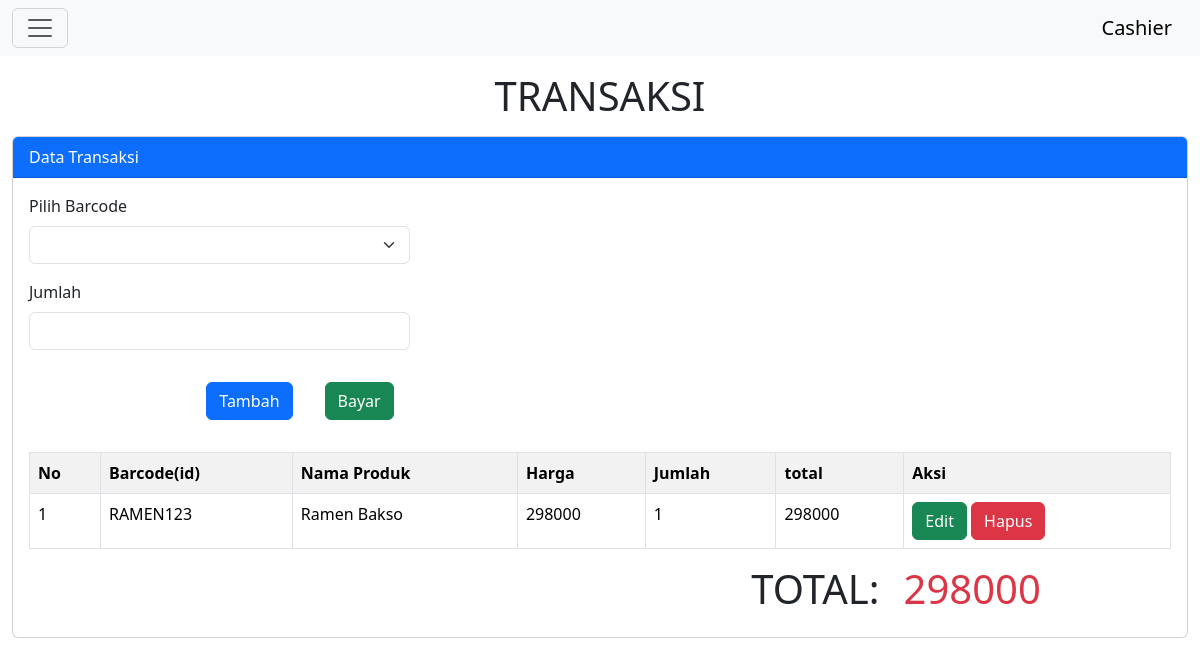
/pegawai/transaksi_p.php (signed in), run on an earlier commit of the app's database.
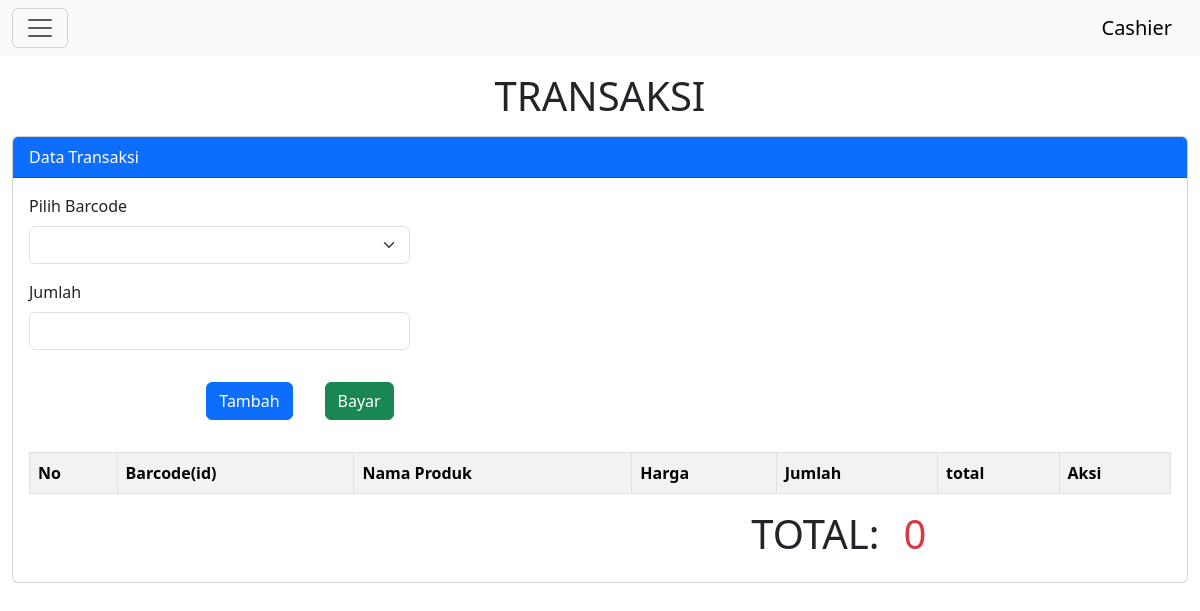
And on a later commit of the database.
### tables this page shows
CREATE TABLE `temp_trans` (
  `id_temp` int(11) NOT NULL,
  `id_produk` varchar(50) NOT NULL,
  `jumlah` int(50) NOT NULL,
  `total` int(50) NOT NULL
);

CREATE TABLE `produk` (
  `id_produk` varchar(50) NOT NULL,
  `nama_produk` varchar(50) NOT NULL,
  `satuan` int(50) NOT NULL,
  `kategori` int(50) NOT NULL,
  `harga` int(50) NOT NULL,
  `stok` int(50) NOT NULL DEFAULT 0
);

### pegawai/transaksi_p.php (the view, shortened to what the changed rows need)
<?php
include('header_p.php');
include("../database.php");
$total = 0;
?>
<!DOCTYPE html>
<html lang="en">
<head>
    <link rel="stylesheet" href="https://cdnjs.cloudflare.com/ajax/libs/font-awesome/6.0.0/css/all.min.css">
    <link rel="stylesheet" href="https://cdn.jsdelivr.net/npm/bootstrap-icons@1.11.1/font/bootstrap-icons.css">
    <link href="https://cdn.jsdelivr.net/npm/bootstrap@5.3.2/dist/css/bootstrap.min.css" rel="stylesheet">
    <link rel="stylesheet" href="produkStyle.css">
</head>
<body>
    <div class="container-fluid">
        <div class="row flex-nowrap">
            <div class="container">
                <h1 class="text-center m-3">TRANSAKSI</h1>
                <div class="card mt-3">
                    <div class="card-body">
                        <table class="table table-bordered table-striped table-hover">
                            <tr>
                                <th>No</th>
                                <th>Barcode(id)</th>
                                <th>Nama Produk</th>
                                <th>Harga</th>
                                <th>Jumlah</th>
                                <th>total</th>
                                <th>Aksi</th>
                            </tr>
                            <?php
                            $no = 1;
                            $tampil = mysqli_query($conn, "SELECT * FROM temp_trans ORDER BY id_temp DESC");
                            while ($data = mysqli_fetch_array($tampil)) :
                                $produk = mysqli_query($conn, "SELECT * FROM produk WHERE id_produk = '$data[id_produk]'");
                                $data_produk = mysqli_fetch_assoc($produk);
                                $total = $total + $data_produk['harga'] * $data['jumlah'];
                            ?>
                                <tr>
                                    <td><?= $no++ ?></td>
                                    <td><?= $data_produk['id_produk'] ?></td>
                                    <td><?= $data_produk['nama_produk'] ?></td>
                                    <td><?= $data_produk['harga'] ?></td>
                                    <td><?= $data['jumlah'] ?></td>
                                    <td><?= $data['jumlah'] * $data_produk['harga'] ?></td>
                                    <td>
                                        <a href="#" class="btn btn-success" data-bs-toggle="modal" data-bs-target="#editModal<?= $no ?>">Edit</a>
                                        <a href="#" class="btn btn-danger" data-bs-toggle="modal" data-bs-target="#deleteModal<?= $no ?>">Hapus</a>
                                    </td>
                                </tr>
                            <?php endwhile; ?>
                        </table>
                        <div class="row">
                            <div class="col-9 text-end">
                                <h1>
                                    TOTAL:
                                </h1>
                            </div>
                            <div class="col-3">
                                <h1 class="text-danger">
                                    <?= $total ?>
                                </h1>
                            </div>
                        </div>
                    </div>
                </div>
            </div>
        </div>
    </div>
</body>
</html>

What changed in the data, as far as the page shows it:
removed temp_trans: id_produk.id_produk "RAMEN123", id_produk.nama_produk "Ramen Bakso", id_produk.harga "298000", jumlah "1", $data['jumlah']*$data_produk['harga'] "298000"
Also different on the page:
$total: "298000" → "0"
